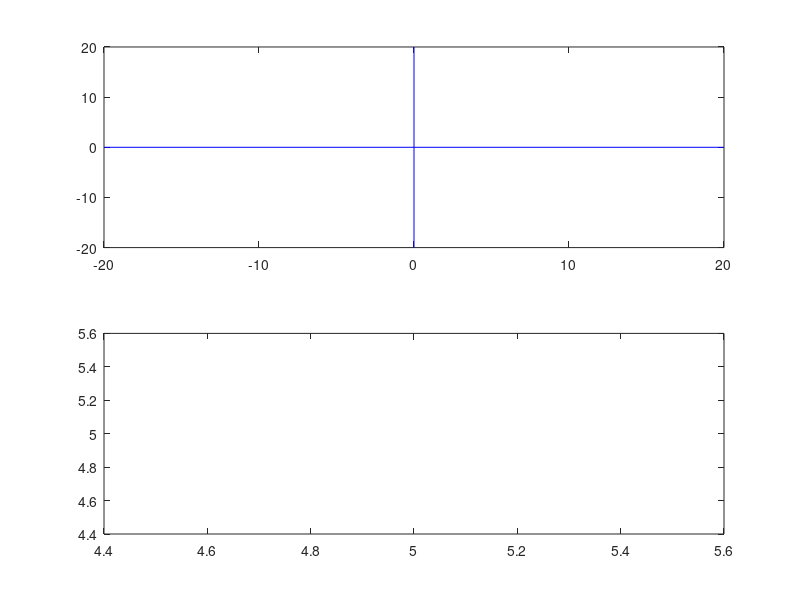

Here is the MATLAB script that generated this plot: (Note: this script raises an error after producing the figure.)
%Program to perform 2D coordinate rotation transformation

%For actual object P
fprintf('Enter number of vertices of given shape: ');
n = input('');
%For coordinates of the given object P
for i=1:n
    fprintf('Enter x coordinate of pt.%d: ', i);
    x(i) = input('');
    fprintf('Enter y coordinate of pt.%d: ', i);
    y(i) = input('');
end

%Creating the given object P
P = ones(3,n);

P(1,:)=x;
P(2,:)=y;

%Entering info about rotation vector
fprintf('\nRotation angle with respect to +ve x-axis(in radians):');
t = input('');

%Creating rotation matrix
Rt = [cos(t) sin(t) 0; -1*sin(t) cos(t) 0; 0 0 1];

subplot(2,1,1);
fill(P(1,:),P(2,:),'m');

%Plotting actual line
line([-20,20],[0,0], 'Color', 'blue');
line([0,0],[-20,20], 'Color', 'blue');

subplot(2,1,2);
fill(P(1,:), P(2,:), 'y');
%Plotting transformed line
line([-20-a,20-a],[-a,-a], 'Color', 'red');
line([-b,-b],[-20-b,20-b], 'Color', 'red');

%End of program